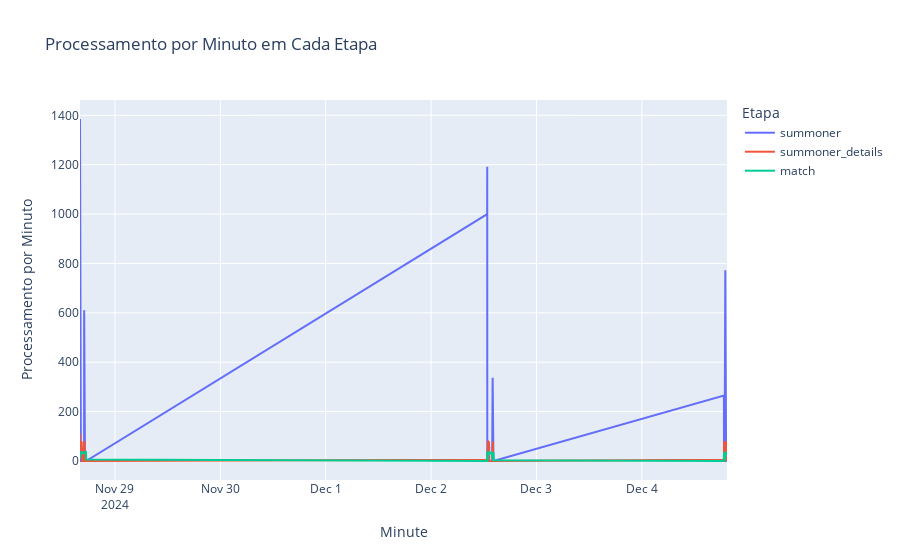

The notebook cell saved with this chart:
### Code cell
from pyspark.sql import SparkSession
from pyspark.sql.functions import col, date_format, count
import pandas as pd
import plotly.express as px

# Inicia uma sessão Spark
spark = SparkSession.builder \
    .appName("Parquet Processing") \
    .getOrCreate()

# Substitua pelo caminho do seu arquivo Parquet
file_path = "hdfs://hadoop-namenode:8020/datalake/bronze/matchs/*.parquet"

# Lê o arquivo Parquet em um DataFrame
spark_df = spark.read.parquet(file_path)

# Seleciona e converte as colunas de timestamp para string formatada por minuto
# Isso permite calcular o processamento por minuto
summoner_df = spark_df.select(date_format(col("timestamp_summoner"), "yyyy-MM-dd HH:mm").alias("minute_summoner"))
details_df = spark_df.select(date_format(col("timestamp_summoner_details"), "yyyy-MM-dd HH:mm").alias("minute_details"))
match_df = spark_df.select(date_format(col("timestamp_match"), "yyyy-MM-dd HH:mm").alias("minute_match"))

# Conta o número de registros por minuto para cada etapa
summoner_counts = summoner_df.groupBy("minute_summoner").agg(count("*").alias("summoner")).toPandas()
details_counts = details_df.groupBy("minute_details").agg(count("*").alias("summoner_details")).toPandas()
match_counts = match_df.groupBy("minute_match").agg(count("*").alias("match")).toPandas()

# Renomeia as colunas para facilitar a mesclagem
summoner_counts.rename(columns={"minute_summoner": "minute"}, inplace=True)
details_counts.rename(columns={"minute_details": "minute"}, inplace=True)
match_counts.rename(columns={"minute_match": "minute"}, inplace=True)

# Mescla os resultados em um único DataFrame Pandas
combined_counts = pd.merge(summoner_counts, details_counts, on="minute", how="outer")
combined_counts = pd.merge(combined_counts, match_counts, on="minute", how="outer")

# Preenche valores nulos com zero
combined_counts.fillna(0, inplace=True)

# Converte a coluna "minute" para datetime para ordenação correta no gráfico
combined_counts["minute"] = pd.to_datetime(combined_counts["minute"])

# Ordena os dados por tempo
combined_counts.sort_values(by="minute", inplace=True)

# Gera o gráfico interativo
fig = px.line(
    combined_counts,
    x="minute",
    y=["summoner", "summoner_details", "match"],
    labels={"minute": "Minute", "value": "Processamento por Minuto", "variable": "Etapa"},
    title="Processamento por Minuto em Cada Etapa"
)

# Exibe o gráfico
fig.show()

### Figure 1 — Plotly figure (JSON) as saved in the notebook; plotly's stock layout.template omitted (floating-point values rounded to 4 significant figures; data arrays with more than 128 entries replaced by an {"elided": "..."} marker saying what was removed)
{"data": [{"hovertemplate": "Etapa=summoner<br>Minute=%{x}<br>Processamento por Minuto=%{y}<extra></extra>", "legendgroup": "summoner", "line": {"color": "#636efa", "dash": "solid"}, "marker": {"symbol": "circle"}, "mode": "lines", "name": "summoner", "orientation": "v", "showlegend": true, "type": "scatter", "x": {"elided": "202 str values"}, "xaxis": "x", "y": {"elided": "202 int values"}, "yaxis": "y"}, {"hovertemplate": "Etapa=summoner_details<br>Minute=%{x}<br>Processamento por Minuto=%{y}<extra></extra>", "legendgroup": "summoner_details", "line": {"color": "#EF553B", "dash": "solid"}, "marker": {"symbol": "circle"}, "mode": "lines", "name": "summoner_details", "orientation": "v", "showlegend": true, "type": "scatter", "x": {"elided": "202 str values"}, "xaxis": "x", "y": {"elided": "202 int values"}, "yaxis": "y"}, {"hovertemplate": "Etapa=match<br>Minute=%{x}<br>Processamento por Minuto=%{y}<extra></extra>", "legendgroup": "match", "line": {"color": "#00cc96", "dash": "solid"}, "marker": {"symbol": "circle"}, "mode": "lines", "name": "match", "orientation": "v", "showlegend": true, "type": "scatter", "x": {"elided": "202 str values"}, "xaxis": "x", "y": {"elided": "202 int values"}, "yaxis": "y"}], "layout": {"autosize": true, "legend": {"title": {"text": "Etapa"}, "tracegroupgap": 0}, "title": {"text": "Processamento por Minuto em Cada Etapa"}, "xaxis": {"anchor": "y", "autorange": true, "domain": [0, 1], "range": ["2024-11-28 16:03", "2024-12-04 19:23"], "title": {"text": "Minute"}, "type": "date"}, "yaxis": {"anchor": "x", "autorange": true, "domain": [0, 1], "range": [-76.94, 1462.0], "title": {"text": "Processamento por Minuto"}, "type": "linear"}}}
